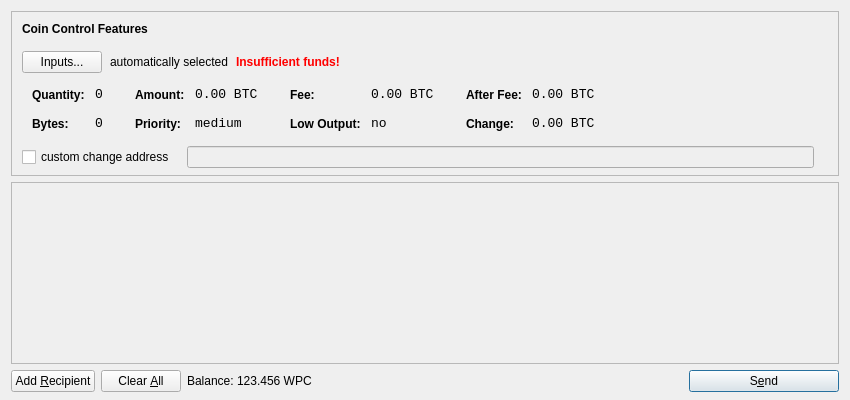
<?xml version="1.0" encoding="UTF-8"?>
<ui version="4.0">
 <class>SendCoinsDialog</class>
 <widget class="QDialog" name="SendCoinsDialog">
  <property name="geometry">
   <rect>
    <x>0</x>
    <y>0</y>
    <width>850</width>
    <height>400</height>
   </rect>
  </property>
  <property name="windowTitle">
   <string>Send Coins</string>
  </property>
  <layout class="QVBoxLayout" name="verticalLayout" stretch="0,1,0">
   <property name="bottomMargin">
    <number>8</number>
   </property>
   <item>
    <widget class="QFrame" name="frameCoinControl">
     <property name="sizePolicy">
      <sizepolicy hsizetype="Expanding" vsizetype="Expanding">
       <horstretch>0</horstretch>
       <verstretch>0</verstretch>
      </sizepolicy>
     </property>
     <property name="maximumSize">
      <size>
       <width>16777215</width>
       <height>16777215</height>
      </size>
     </property>
     <property name="frameShape">
      <enum>QFrame::StyledPanel</enum>
     </property>
     <property name="frameShadow">
      <enum>QFrame::Sunken</enum>
     </property>
     <layout class="QVBoxLayout" name="verticalLayoutCoinControl2">
      <property name="spacing">
       <number>-1</number>
      </property>
      <property name="leftMargin">
       <number>0</number>
      </property>
      <property name="topMargin">
       <number>0</number>
      </property>
      <property name="rightMargin">
       <number>0</number>
      </property>
      <property name="bottomMargin">
       <number>6</number>
      </property>
      <item>
       <layout class="QVBoxLayout" name="verticalLayoutCoinControl" stretch="0,0,0,0,1">
        <property name="spacing">
         <number>0</number>
        </property>
        <property name="leftMargin">
         <number>10</number>
        </property>
        <property name="topMargin">
         <number>10</number>
        </property>
        <item>
         <layout class="QHBoxLayout" name="horizontalLayoutCoinControl1">
          <property name="bottomMargin">
           <number>15</number>
          </property>
          <item>
           <widget class="QLabel" name="labelCoinControlFeatures">
            <property name="sizePolicy">
             <sizepolicy hsizetype="Preferred" vsizetype="Maximum">
              <horstretch>0</horstretch>
              <verstretch>0</verstretch>
             </sizepolicy>
            </property>
            <property name="font">
             <font>
              <weight>75</weight>
              <bold>true</bold>
             </font>
            </property>
            <property name="styleSheet">
             <string notr="true">font-weight:bold;</string>
            </property>
            <property name="text">
             <string>Coin Control Features</string>
            </property>
           </widget>
          </item>
         </layout>
        </item>
        <item>
         <layout class="QHBoxLayout" name="horizontalLayoutCoinControl2" stretch="0,0,0,0">
          <property name="spacing">
           <number>8</number>
          </property>
          <property name="bottomMargin">
           <number>10</number>
          </property>
          <item>
           <widget class="QPushButton" name="pushButtonCoinControl">
            <property name="styleSheet">
             <string notr="true"/>
            </property>
            <property name="text">
             <string>Inputs...</string>
            </property>
           </widget>
          </item>
          <item>
           <widget class="QLabel" name="labelCoinControlAutomaticallySelected">
            <property name="text">
             <string>automatically selected</string>
            </property>
            <property name="margin">
             <number>5</number>
            </property>
           </widget>
          </item>
          <item>
           <widget class="QLabel" name="labelCoinControlInsuffFunds">
            <property name="font">
             <font>
              <weight>75</weight>
              <bold>true</bold>
             </font>
            </property>
            <property name="styleSheet">
             <string notr="true">color:red;font-weight:bold;</string>
            </property>
            <property name="text">
             <string>Insufficient funds!</string>
            </property>
            <property name="margin">
             <number>5</number>
            </property>
           </widget>
          </item>
          <item>
           <spacer name="horizontalSpacerCoinControl">
            <property name="orientation">
             <enum>Qt::Horizontal</enum>
            </property>
            <property name="sizeHint" stdset="0">
             <size>
              <width>40</width>
              <height>1</height>
             </size>
            </property>
           </spacer>
          </item>
         </layout>
        </item>
        <item>
         <widget class="QWidget" name="widgetCoinControl" native="true">
          <property name="sizePolicy">
           <sizepolicy hsizetype="Preferred" vsizetype="Preferred">
            <horstretch>0</horstretch>
            <verstretch>0</verstretch>
           </sizepolicy>
          </property>
          <property name="minimumSize">
           <size>
            <width>0</width>
            <height>0</height>
           </size>
          </property>
          <property name="styleSheet">
           <string notr="true"/>
          </property>
          <layout class="QHBoxLayout" name="horizontalLayoutCoinControl5">
           <property name="margin">
            <number>0</number>
           </property>
           <item>
            <layout class="QHBoxLayout" name="horizontalLayoutCoinControl3" stretch="0,0,0,1">
             <property name="spacing">
              <number>20</number>
             </property>
             <property name="topMargin">
              <number>0</number>
             </property>
             <property name="bottomMargin">
              <number>10</number>
             </property>
             <item>
              <layout class="QFormLayout" name="formLayoutCoinControl1">
               <property name="horizontalSpacing">
                <number>10</number>
               </property>
               <property name="verticalSpacing">
                <number>14</number>
               </property>
               <property name="leftMargin">
                <number>10</number>
               </property>
               <property name="topMargin">
                <number>4</number>
               </property>
               <property name="rightMargin">
                <number>6</number>
               </property>
               <item row="0" column="0">
                <widget class="QLabel" name="labelCoinControlQuantityText">
                 <property name="styleSheet">
                  <string notr="true">font-weight:bold;</string>
                 </property>
                 <property name="text">
                  <string>Quantity:</string>
                 </property>
                 <property name="margin">
                  <number>0</number>
                 </property>
                </widget>
               </item>
               <item row="0" column="1">
                <widget class="QLabel" name="labelCoinControlQuantity">
                 <property name="font">
                  <font>
                   <family>Monospace</family>
                   <pointsize>10</pointsize>
                  </font>
                 </property>
                 <property name="cursor">
                  <cursorShape>IBeamCursor</cursorShape>
                 </property>
                 <property name="contextMenuPolicy">
                  <enum>Qt::ActionsContextMenu</enum>
                 </property>
                 <property name="text">
                  <string notr="true">0</string>
                 </property>
                 <property name="margin">
                  <number>0</number>
                 </property>
                 <property name="textInteractionFlags">
                  <set>Qt::LinksAccessibleByMouse|Qt::TextSelectableByKeyboard|Qt::TextSelectableByMouse</set>
                 </property>
                </widget>
               </item>
               <item row="1" column="0">
                <widget class="QLabel" name="labelCoinControlBytesText">
                 <property name="styleSheet">
                  <string notr="true">font-weight:bold;</string>
                 </property>
                 <property name="text">
                  <string>Bytes:</string>
                 </property>
                </widget>
               </item>
               <item row="1" column="1">
                <widget class="QLabel" name="labelCoinControlBytes">
                 <property name="font">
                  <font>
                   <family>Monospace</family>
                   <pointsize>10</pointsize>
                  </font>
                 </property>
                 <property name="cursor">
                  <cursorShape>IBeamCursor</cursorShape>
                 </property>
                 <property name="contextMenuPolicy">
                  <enum>Qt::ActionsContextMenu</enum>
                 </property>
                 <property name="text">
                  <string notr="true">0</string>
                 </property>
                 <property name="textInteractionFlags">
                  <set>Qt::LinksAccessibleByMouse|Qt::TextSelectableByKeyboard|Qt::TextSelectableByMouse</set>
                 </property>
                </widget>
               </item>
              </layout>
             </item>
             <item>
              <layout class="QFormLayout" name="formLayoutCoinControl2">
               <property name="horizontalSpacing">
                <number>10</number>
               </property>
               <property name="verticalSpacing">
                <number>14</number>
               </property>
               <property name="leftMargin">
                <number>6</number>
               </property>
               <property name="topMargin">
                <number>4</number>
               </property>
               <property name="rightMargin">
                <number>6</number>
               </property>
               <item row="0" column="0">
                <widget class="QLabel" name="labelCoinControlAmountText">
                 <property name="styleSheet">
                  <string notr="true">font-weight:bold;</string>
                 </property>
                 <property name="text">
                  <string>Amount:</string>
                 </property>
                 <property name="margin">
                  <number>0</number>
                 </property>
                </widget>
               </item>
               <item row="0" column="1">
                <widget class="QLabel" name="labelCoinControlAmount">
                 <property name="font">
                  <font>
                   <family>Monospace</family>
                   <pointsize>10</pointsize>
                  </font>
                 </property>
                 <property name="cursor">
                  <cursorShape>IBeamCursor</cursorShape>
                 </property>
                 <property name="contextMenuPolicy">
                  <enum>Qt::ActionsContextMenu</enum>
                 </property>
                 <property name="text">
                  <string notr="true">0.00 BTC</string>
                 </property>
                 <property name="textInteractionFlags">
                  <set>Qt::LinksAccessibleByMouse|Qt::TextSelectableByKeyboard|Qt::TextSelectableByMouse</set>
                 </property>
                </widget>
               </item>
               <item row="1" column="0">
                <widget class="QLabel" name="labelCoinControlPriorityText">
                 <property name="styleSheet">
                  <string notr="true">font-weight:bold;</string>
                 </property>
                 <property name="text">
                  <string>Priority:</string>
                 </property>
                </widget>
               </item>
               <item row="1" column="1">
                <widget class="QLabel" name="labelCoinControlPriority">
                 <property name="font">
                  <font>
                   <family>Monospace</family>
                   <pointsize>10</pointsize>
                  </font>
                 </property>
                 <property name="cursor">
                  <cursorShape>IBeamCursor</cursorShape>
                 </property>
                 <property name="contextMenuPolicy">
                  <enum>Qt::ActionsContextMenu</enum>
                 </property>
                 <property name="text">
                  <string>medium</string>
                 </property>
                 <property name="textInteractionFlags">
                  <set>Qt::LinksAccessibleByMouse|Qt::TextSelectableByKeyboard|Qt::TextSelectableByMouse</set>
                 </property>
                </widget>
               </item>
              </layout>
             </item>
             <item>
              <layout class="QFormLayout" name="formLayoutCoinControl3">
               <property name="horizontalSpacing">
                <number>10</number>
               </property>
               <property name="verticalSpacing">
                <number>14</number>
               </property>
               <property name="leftMargin">
                <number>6</number>
               </property>
               <property name="topMargin">
                <number>4</number>
               </property>
               <property name="rightMargin">
                <number>6</number>
               </property>
               <item row="0" column="0">
                <widget class="QLabel" name="labelCoinControlFeeText">
                 <property name="styleSheet">
                  <string notr="true">font-weight:bold;</string>
                 </property>
                 <property name="text">
                  <string>Fee:</string>
                 </property>
                 <property name="margin">
                  <number>0</number>
                 </property>
                </widget>
               </item>
               <item row="0" column="1">
                <widget class="QLabel" name="labelCoinControlFee">
                 <property name="font">
                  <font>
                   <family>Monospace</family>
                   <pointsize>10</pointsize>
                  </font>
                 </property>
                 <property name="cursor">
                  <cursorShape>IBeamCursor</cursorShape>
                 </property>
                 <property name="contextMenuPolicy">
                  <enum>Qt::ActionsContextMenu</enum>
                 </property>
                 <property name="text">
                  <string notr="true">0.00 BTC</string>
                 </property>
                 <property name="textInteractionFlags">
                  <set>Qt::LinksAccessibleByMouse|Qt::TextSelectableByKeyboard|Qt::TextSelectableByMouse</set>
                 </property>
                </widget>
               </item>
               <item row="1" column="0">
                <widget class="QLabel" name="labelCoinControlLowOutputText">
                 <property name="styleSheet">
                  <string notr="true">font-weight:bold;</string>
                 </property>
                 <property name="text">
                  <string>Low Output:</string>
                 </property>
                </widget>
               </item>
               <item row="1" column="1">
                <widget class="QLabel" name="labelCoinControlLowOutput">
                 <property name="font">
                  <font>
                   <family>Monospace</family>
                   <pointsize>10</pointsize>
                  </font>
                 </property>
                 <property name="cursor">
                  <cursorShape>IBeamCursor</cursorShape>
                 </property>
                 <property name="contextMenuPolicy">
                  <enum>Qt::ActionsContextMenu</enum>
                 </property>
                 <property name="text">
                  <string>no</string>
                 </property>
                 <property name="textInteractionFlags">
                  <set>Qt::LinksAccessibleByMouse|Qt::TextSelectableByKeyboard|Qt::TextSelectableByMouse</set>
                 </property>
                </widget>
               </item>
              </layout>
             </item>
             <item>
              <layout class="QFormLayout" name="formLayoutCoinControl4">
               <property name="horizontalSpacing">
                <number>10</number>
               </property>
               <property name="verticalSpacing">
                <number>14</number>
               </property>
               <property name="leftMargin">
                <number>6</number>
               </property>
               <property name="topMargin">
                <number>4</number>
               </property>
               <property name="rightMargin">
                <number>6</number>
               </property>
               <item row="0" column="0">
                <widget class="QLabel" name="labelCoinControlAfterFeeText">
                 <property name="styleSheet">
                  <string notr="true">font-weight:bold;</string>
                 </property>
                 <property name="text">
                  <string>After Fee:</string>
                 </property>
                 <property name="margin">
                  <number>0</number>
                 </property>
                </widget>
               </item>
               <item row="0" column="1">
                <widget class="QLabel" name="labelCoinControlAfterFee">
                 <property name="font">
                  <font>
                   <family>Monospace</family>
                   <pointsize>10</pointsize>
                  </font>
                 </property>
                 <property name="cursor">
                  <cursorShape>IBeamCursor</cursorShape>
                 </property>
                 <property name="contextMenuPolicy">
                  <enum>Qt::ActionsContextMenu</enum>
                 </property>
                 <property name="text">
                  <string notr="true">0.00 BTC</string>
                 </property>
                 <property name="textInteractionFlags">
                  <set>Qt::LinksAccessibleByMouse|Qt::TextSelectableByKeyboard|Qt::TextSelectableByMouse</set>
                 </property>
                </widget>
               </item>
               <item row="1" column="0">
                <widget class="QLabel" name="labelCoinControlChangeText">
                 <property name="styleSheet">
                  <string notr="true">font-weight:bold;</string>
                 </property>
                 <property name="text">
                  <string>Change:</string>
                 </property>
                </widget>
               </item>
               <item row="1" column="1">
                <widget class="QLabel" name="labelCoinControlChange">
                 <property name="font">
                  <font>
                   <family>Monospace</family>
                   <pointsize>10</pointsize>
                  </font>
                 </property>
                 <property name="cursor">
                  <cursorShape>IBeamCursor</cursorShape>
                 </property>
                 <property name="contextMenuPolicy">
                  <enum>Qt::ActionsContextMenu</enum>
                 </property>
                 <property name="text">
                  <string notr="true">0.00 BTC</string>
                 </property>
                 <property name="textInteractionFlags">
                  <set>Qt::LinksAccessibleByMouse|Qt::TextSelectableByKeyboard|Qt::TextSelectableByMouse</set>
                 </property>
                </widget>
               </item>
              </layout>
             </item>
            </layout>
           </item>
          </layout>
         </widget>
        </item>
        <item>
         <layout class="QHBoxLayout" name="horizontalLayoutCoinControl4" stretch="0,0,0">
          <property name="spacing">
           <number>12</number>
          </property>
          <property name="sizeConstraint">
           <enum>QLayout::SetDefaultConstraint</enum>
          </property>
          <property name="topMargin">
           <number>5</number>
          </property>
          <property name="rightMargin">
           <number>5</number>
          </property>
          <item>
           <widget class="QCheckBox" name="checkBoxCoinControlChange">
            <property name="text">
             <string>custom change address</string>
            </property>
           </widget>
          </item>
          <item>
           <widget class="QLineEdit" name="lineEditCoinControlChange">
            <property name="enabled">
             <bool>false</bool>
            </property>
            <property name="sizePolicy">
             <sizepolicy hsizetype="Expanding" vsizetype="Fixed">
              <horstretch>0</horstretch>
              <verstretch>0</verstretch>
             </sizepolicy>
            </property>
           </widget>
          </item>
          <item>
           <widget class="QLabel" name="labelCoinControlChangeLabel">
            <property name="sizePolicy">
             <sizepolicy hsizetype="Preferred" vsizetype="Expanding">
              <horstretch>0</horstretch>
              <verstretch>0</verstretch>
             </sizepolicy>
            </property>
            <property name="minimumSize">
             <size>
              <width>0</width>
              <height>0</height>
             </size>
            </property>
            <property name="text">
             <string/>
            </property>
            <property name="margin">
             <number>3</number>
            </property>
           </widget>
          </item>
         </layout>
        </item>
        <item>
         <spacer name="verticalSpacerCoinControl">
          <property name="orientation">
           <enum>Qt::Vertical</enum>
          </property>
          <property name="sizeHint" stdset="0">
           <size>
            <width>800</width>
            <height>1</height>
           </size>
          </property>
         </spacer>
        </item>
       </layout>
      </item>
     </layout>
    </widget>
   </item>
   <item>
    <widget class="QScrollArea" name="scrollArea">
     <property name="widgetResizable">
      <bool>true</bool>
     </property>
     <widget class="QWidget" name="scrollAreaWidgetContents">
      <property name="geometry">
       <rect>
        <x>0</x>
        <y>0</y>
        <width>830</width>
        <height>165</height>
       </rect>
      </property>
      <layout class="QVBoxLayout" name="verticalLayout_2">
       <property name="margin">
        <number>0</number>
       </property>
       <item>
        <layout class="QVBoxLayout" name="entries">
         <property name="spacing">
          <number>6</number>
         </property>
        </layout>
       </item>
       <item>
        <spacer name="verticalSpacer">
         <property name="orientation">
          <enum>Qt::Vertical</enum>
         </property>
         <property name="sizeHint" stdset="0">
          <size>
           <width>20</width>
           <height>40</height>
          </size>
         </property>
        </spacer>
       </item>
      </layout>
     </widget>
    </widget>
   </item>
   <item>
    <layout class="QHBoxLayout" name="horizontalLayout">
     <item>
      <widget class="QPushButton" name="addButton">
       <property name="toolTip">
        <string>Send to multiple recipients at once</string>
       </property>
       <property name="text">
        <string>Add &amp;Recipient</string>
       </property>
       <property name="icon">
        <iconset resource="../bitcoin.qrc">
         <normaloff>:/icons/add</normaloff>:/icons/add</iconset>
       </property>
       <property name="autoDefault">
        <bool>false</bool>
       </property>
      </widget>
     </item>
     <item>
      <widget class="QPushButton" name="clearButton">
       <property name="sizePolicy">
        <sizepolicy hsizetype="Minimum" vsizetype="Fixed">
         <horstretch>0</horstretch>
         <verstretch>0</verstretch>
        </sizepolicy>
       </property>
       <property name="toolTip">
        <string>Remove all transaction fields</string>
       </property>
       <property name="text">
        <string>Clear &amp;All</string>
       </property>
       <property name="icon">
        <iconset resource="../bitcoin.qrc">
         <normaloff>:/icons/remove</normaloff>:/icons/remove</iconset>
       </property>
       <property name="autoRepeatDelay">
        <number>300</number>
       </property>
       <property name="autoDefault">
        <bool>false</bool>
       </property>
      </widget>
     </item>
     <item>
      <layout class="QHBoxLayout" name="horizontalLayout_2">
       <property name="spacing">
        <number>3</number>
       </property>
       <item>
        <widget class="QLabel" name="label">
         <property name="text">
          <string>Balance:</string>
         </property>
        </widget>
       </item>
       <item>
        <widget class="QLabel" name="labelBalance">
         <property name="cursor">
          <cursorShape>IBeamCursor</cursorShape>
         </property>
         <property name="text">
          <string>123.456 WPC</string>
         </property>
         <property name="textInteractionFlags">
          <set>Qt::LinksAccessibleByMouse|Qt::TextSelectableByKeyboard|Qt::TextSelectableByMouse</set>
         </property>
        </widget>
       </item>
      </layout>
     </item>
     <item>
      <spacer name="horizontalSpacer">
       <property name="orientation">
        <enum>Qt::Horizontal</enum>
       </property>
       <property name="sizeHint" stdset="0">
        <size>
         <width>40</width>
         <height>20</height>
        </size>
       </property>
      </spacer>
     </item>
     <item>
      <widget class="QPushButton" name="sendButton">
       <property name="minimumSize">
        <size>
         <width>150</width>
         <height>0</height>
        </size>
       </property>
       <property name="toolTip">
        <string>Confirm the send action</string>
       </property>
       <property name="text">
        <string>S&amp;end</string>
       </property>
       <property name="icon">
        <iconset resource="../bitcoin.qrc">
         <normaloff>:/icons/send</normaloff>:/icons/send</iconset>
       </property>
       <property name="default">
        <bool>true</bool>
       </property>
      </widget>
     </item>
    </layout>
   </item>
  </layout>
 </widget>
 <resources>
  <include location="../bitcoin.qrc"/>
 </resources>
 <connections/>
</ui>
